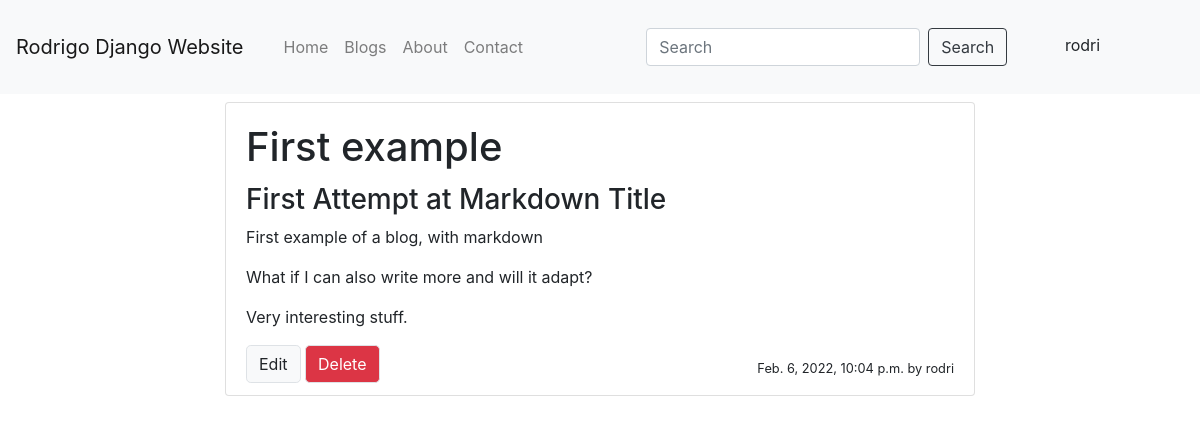
The page /blog/example/ (signed in) on the database its author committed.
### blog/models.py (models this page shows, shortened)
class BlogPost(models.Model):
    user = models.ForeignKey(User, null=True, default = 1 , on_delete=models.SET_NULL)
    title = models.CharField(max_length=120)
    slug = models.SlugField(unique=True)
    content = MarkdownxField(blank=True, null=True)
    publish_date = models.DateTimeField(null=True, blank=True)
    timestamp = models.DateTimeField(auto_now_add=True)
    updated = models.DateTimeField(auto_now=True)
    objects=BlogPostManager()
    class Meta:
        ordering=['-publish_date', 'updated', 'timestamp']
    def get_publish_date(self):
        if self.publish_date == None :
            return "Draft Post"
        else:
            return self.publish_date
    def is_published(self):
        return self.publish_date != None
    def get_edit_url(self):
        return f'/blog/{self.slug}/edit'
    def get_delete_url(self):
        return f'/blog/{self.slug}/delete'
    def processContentwithNRCLex(self):
        text = self.content
        emotion = NRCLex(text)
        return emotion
    @property
    def formatted_markdown(self):
        return markdownify(self.content)

### blog/views.py (the view)
# urls.py: path('<str:slug>/', blogpost_detail_view, name='detail'),
def blogpost_detail_view(request, slug):
    obj = get_object_or_404(BlogPost, slug=slug)
    editable = request.user == obj.user
    context = {"name" : request.user, "blog":obj, "editable":editable, 'detail':True}
    emotion = obj.processContentwithNRCLex()
    print('\n', emotion.words)
    print('\n', emotion.sentences)
    print('\n', emotion.affect_list)
    print('\n', emotion.affect_dict)
    print('\n', emotion.raw_emotion_scores)
    print('\n', emotion.top_emotions)
    print('\n', emotion.affect_frequencies)
    return render(request, template_detail, context)

### blog/models.py (called while the page is built)
    def get_queryset(self):
        return BlogPostQuerySet(self.model, using=self.db)

### markdownx/utils.py (called while the page is built)
def markdownify(content):
    md = markdown(
        text=content,
        extensions=MARKDOWNX_MARKDOWN_EXTENSIONS,
        extension_configs=MARKDOWNX_MARKDOWN_EXTENSION_CONFIGS
    )
    return md

### blog/templates/blog/page.html (shortened to what this page needs)
{% extends "base.html" %}
{% block content %}
    {% include "blog/blog_card.html" with blog=blog truncate=False detail=True userCanEdit=editable%}
{% endblock %}

### templates/nav.html (shortened to what this page needs)
<nav class="navbar navbar-expand-lg navbar-light bg-light" >
    <a class="navbar-brand"  href="/">Rodrigo Django Website</a>
    <div class="navbar flex-grow-1" >
      <ul class="navbar-nav mr-auto">
        <li class="nav-item {%if active == 'home' %} active {%endif%}">
          <a class="nav-link" href="/">Home</a>
        </li>
        <li class="nav-item {%if active == 'blogs' %} active {%endif%}">
          <a class="nav-link" href="/blog">Blogs</a>
        </li>
        <li class="nav-item {%if active == 'about' %} active {%endif%}">
          <a class="nav-link" href="/about">About</a>
        </li>
        <li class="nav-item {%if active == 'contact' %} active {%endif%}">
          <a class="nav-link" href="/contact">Contact</a>
        </li>
      </ul>
      <form class="form-inline mx-lg-auto">
        <input class="form-control mr-sm-2" type="search" placeholder="Search" aria-label="Search">
        <button class="btn btn-outline-dark my-2 my-sm-0" type="submit">Search</button>
      </form>
      <div class="dropdown">
        {% if request.user.is_authenticated %}
          <span>{{request.user}}</span>
        {% endif %}
        <button class="btn shadow-none fas fa-user-circle fa-3x" type="button" id="dropdownMenuButton" data-toggle="dropdown" aria-haspopup="true" aria-expanded="false">
        </button>
      </div>
    </div>
  </nav>

### blog/templates/blog/blog_card.html
<div class="col-12 col-md-8 mb-1 mt-2 mx-auto">
  <div class="card {% if not blog.is_published and not detail %} bg-dark text-light {% endif %}">
    <div class="card-body pb-2">
      <h1 class="card-title">{{blog.title}}</h3>
        <div>
          {% if truncate%}
            {{blog.formatted_markdown| truncatechars_html:500 | safe}}
          {% else%}
            {{blog.formatted_markdown | safe}}
          {% endif%}
          <div class="mt-3 mb-1">
            <h5 class="small mt-3 float-right">
              {{blog.get_publish_date}} by {{blog.user}}
            </h5>
            {% if not detail%}
              <button class="btn btn-light border rounded-lg" onclick="window.location.href='{{blog.get_absolute_url}}'">View</button>
            {% else%}
              {% if request.user.is_authenticated%}
                {% if request.user.is_staff%}
                  <button class="btn btn-light border rounded-lg" onclick="window.location.href='{{blog.get_edit_url}}'">Edit</button>
                  <button class="btn btn-danger border rounded-lg" onclick="window.location.href='{{blog.get_delete_url}}'">Delete</button>
                {% else %}
                  {% if userCanEdit%}
                    <button class="btn btn-light border rounded-lg" onclick="window.location.href='{{blog.get_edit_url}}'">Edit</button>
                    <button class="btn btn-danger border rounded-lg" onclick="window.location.href='{{blog.get_delete_url}}'">Delete</button>
                  {% endif %}
                {%endif%}
              {%endif%}
            {% endif%}
          </div>
        </div>
    </div>
  </div>
</div>

### rows shown on the page
BlogPost: title "First example", formatted_markdown "First Attempt at Markdown Title First example of a blog, with markdown What if I can also write more and will it adapt? Very interesting stuff.", get_publish_date "Feb. 6, 2022, 10:04 p.m.", user "rodri"

### other values the page prints
{{ request.user }} "rodri"
